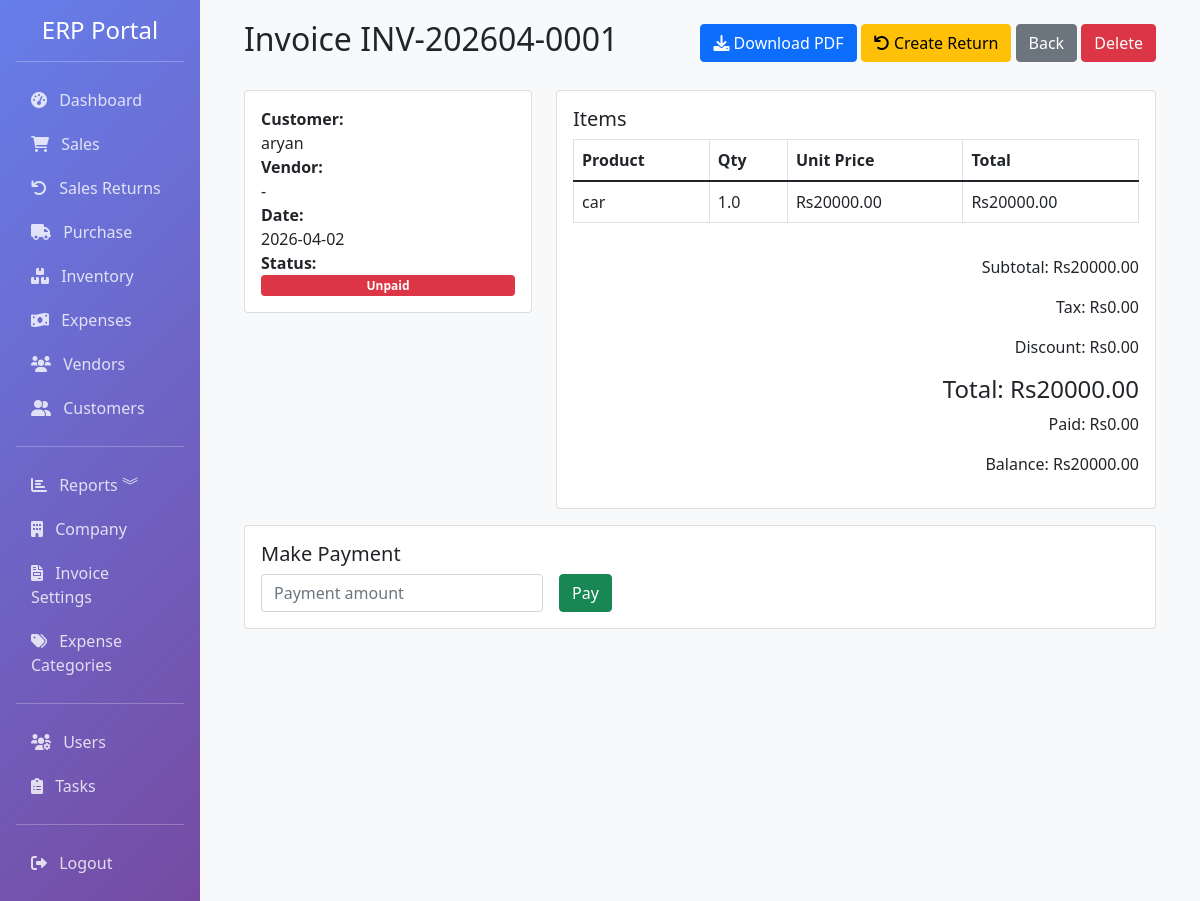
The app's page /sales/invoice/1 (signed in), older data.
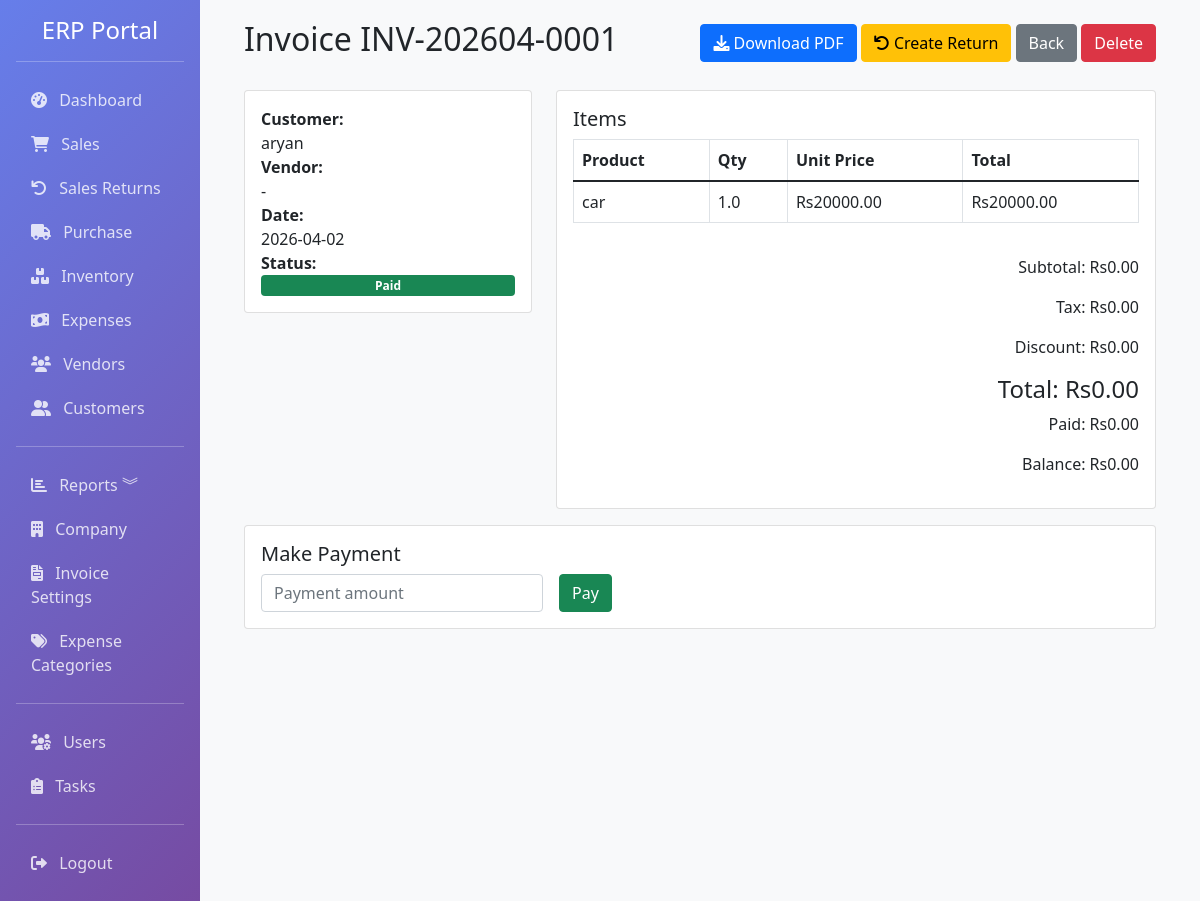
The same page, newer data.
### app/models.py (models this page shows, shortened)
class Sale(db.Model):
    __tablename__ = 'sales'
    id = db.Column(db.Integer, primary_key=True)
    invoice_number = db.Column(db.String(50), unique=True, nullable=False, index=True)
    customer_id = db.Column(db.Integer, db.ForeignKey('customers.id'), index=True)
    date = db.Column(db.DateTime, default=datetime.utcnow, index=True)
    due_date = db.Column(db.DateTime)
    currency_id = db.Column(db.Integer, db.ForeignKey('currencies.id'), nullable=True)
    exchange_rate = db.Column(db.Float, default=1)
    subtotal = db.Column(db.Float, default=0)
    tax_rate = db.Column(db.Float, default=0)  # Tax percentage
    tax = db.Column(db.Float, default=0)
    discount_type = db.Column(db.String(10), default='fixed')  # fixed or percentage
    discount = db.Column(db.Float, default=0)
    shipping_charge = db.Column(db.Float, default=0)
    total = db.Column(db.Float, default=0)
    status = db.Column(Enum('paid', 'unpaid', 'partial', name='payment_status'), default='unpaid', index=True)
    paid_amount = db.Column(db.Float, default=0)
    vendor_id = db.Column(db.Integer, db.ForeignKey('vendors.id'), index=True, nullable=True)
    vendor = db.relationship('Vendor', backref='sales', lazy=True)
    notes = db.Column(db.Text)
    terms = db.Column(db.Text)
    created_by = db.Column(db.Integer, db.ForeignKey('users.id'))
    created_at = db.Column(db.DateTime, default=datetime.utcnow)
    updated_at = db.Column(db.DateTime, default=datetime.utcnow, onupdate=datetime.utcnow)
    items = db.relationship('SaleItem', backref='sale', lazy=True, cascade='all, delete-orphan')
    currency = db.relationship('Currency', backref='sales', lazy=True)

### app/routes/sales.py (the view)
@bp.route('/invoice/<int:id>')
@login_required
def invoice_detail(id):
    sale = Sale.query.get_or_404(id)
    return render_template('sales/invoice_detail.html', sale=sale)

### app/models.py (called while the page is built)
    @property
    def is_admin(self):
        return self.role == 'admin'

### app/templates/sales/invoice_detail.html (shortened to what this page needs)
{% extends "base.html" %}
{% block content %}
<div class="container-fluid">
	<div class="d-flex justify-content-between align-items-center mb-4">
		<h2>Invoice {{ sale.invoice_number }}</h2>
		<div>
			<a href="{{ url_for('sales.invoice_pdf', id=sale.id) }}" class="btn btn-primary" target="_blank">
				<i class="fas fa-download"></i> Download PDF
			</a>
			<a href="{{ url_for('returns.create_return', sale_id=sale.id) }}" class="btn btn-warning">
				<i class="fas fa-undo"></i> Create Return
			</a>
			<a href="{{ url_for('sales.invoices') }}" class="btn btn-secondary">Back</a>
			<form method="POST" action="{{ url_for('sales.delete_invoice', id=sale.id) }}" style="display:inline;" onsubmit="return confirm('Delete this invoice?');">
				<button type="submit" class="btn btn-danger">Delete</button>
			</form>
		</div>
	</div>
	<div class="row mb-3">
		<div class="col-md-4">
			<div class="card p-3 mb-3">
				<strong>Customer:</strong> {{ sale.customer.name if sale.customer else 'Walk-in Customer' }}<br>
				<strong>Vendor:</strong> {{ sale.vendor.name if sale.vendor else '-' }}<br>
				<strong>Date:</strong> {{ sale.date.strftime('%Y-%m-%d') }}<br>
				<strong>Status:</strong>
				{% if sale.status == 'paid' %}
					<span class="badge bg-success">Paid</span>
				{% elif sale.status == 'partial' %}
					<span class="badge bg-warning">Partial</span>
				{% else %}
					<span class="badge bg-danger">Unpaid</span>
				{% endif %}
			</div>
		</div>
		<div class="col-md-8">
			<div class="card p-3">
				<h5>Items</h5>
				<div class="table-responsive">
					<table class="table table-bordered">
						<thead>
							<tr>
								<th>Product</th>
								<th>Qty</th>
								<th>Unit Price</th>
								<th>Total</th>
							</tr>
						</thead>
						<tbody>
							{% for item in sale.items %}
							<tr>
								<td>{{ item.product.name }}</td>
								<td>{{ item.quantity }}</td>
								<td>Rs{{ '%.2f'|format(item.unit_price) }}</td>
								<td>Rs{{ '%.2f'|format(item.total) }}</td>
							</tr>
							{% endfor %}
						</tbody>
					</table>
				</div>
				<div class="text-end mt-3">
					<p>Subtotal: Rs{{ '%.2f'|format(sale.subtotal) }}</p>
					<p>Tax: Rs{{ '%.2f'|format(sale.tax) }}</p>
					<p>Discount: Rs{{ '%.2f'|format(sale.discount) }}</p>
					<h4>Total: Rs{{ '%.2f'|format(sale.total) }}</h4>
					<p>Paid: Rs{{ '%.2f'|format(sale.paid_amount) }}</p>
					<p>Balance: Rs{{ '%.2f'|format(sale.total - sale.paid_amount) }}</p>
				</div>
			</div>
		</div>
	</div>
	<div class="card mb-3">
		<div class="card-body">
			<h5>Make Payment</h5>
			<form method="POST" action="{{ url_for('sales.pay_invoice', id=sale.id) }}">
				<div class="row g-3 align-items-end">
					<div class="col-md-4">
						<input type="number" name="amount" class="form-control" step="0.01" placeholder="Payment amount" required>
					</div>
					<div class="col-md-2">
						<button class="btn btn-success" type="submit">Pay</button>
					</div>
				</div>
			</form>
		</div>
	</div>
</div>
{% endblock %}

Row changes from the older to the newer data that the page shows:
changed Sale "INV-202604-0001": status "unpaid" → "paid" (drawn); subtotal "20000.00" → "0.00"; total "20000.00" → "0.00"; sale.total-sale.paid_amount "20000.00" → "0.00"
Text that changed along with them:
text no longer shown: "Unpaid"
text now shown: "Paid"
